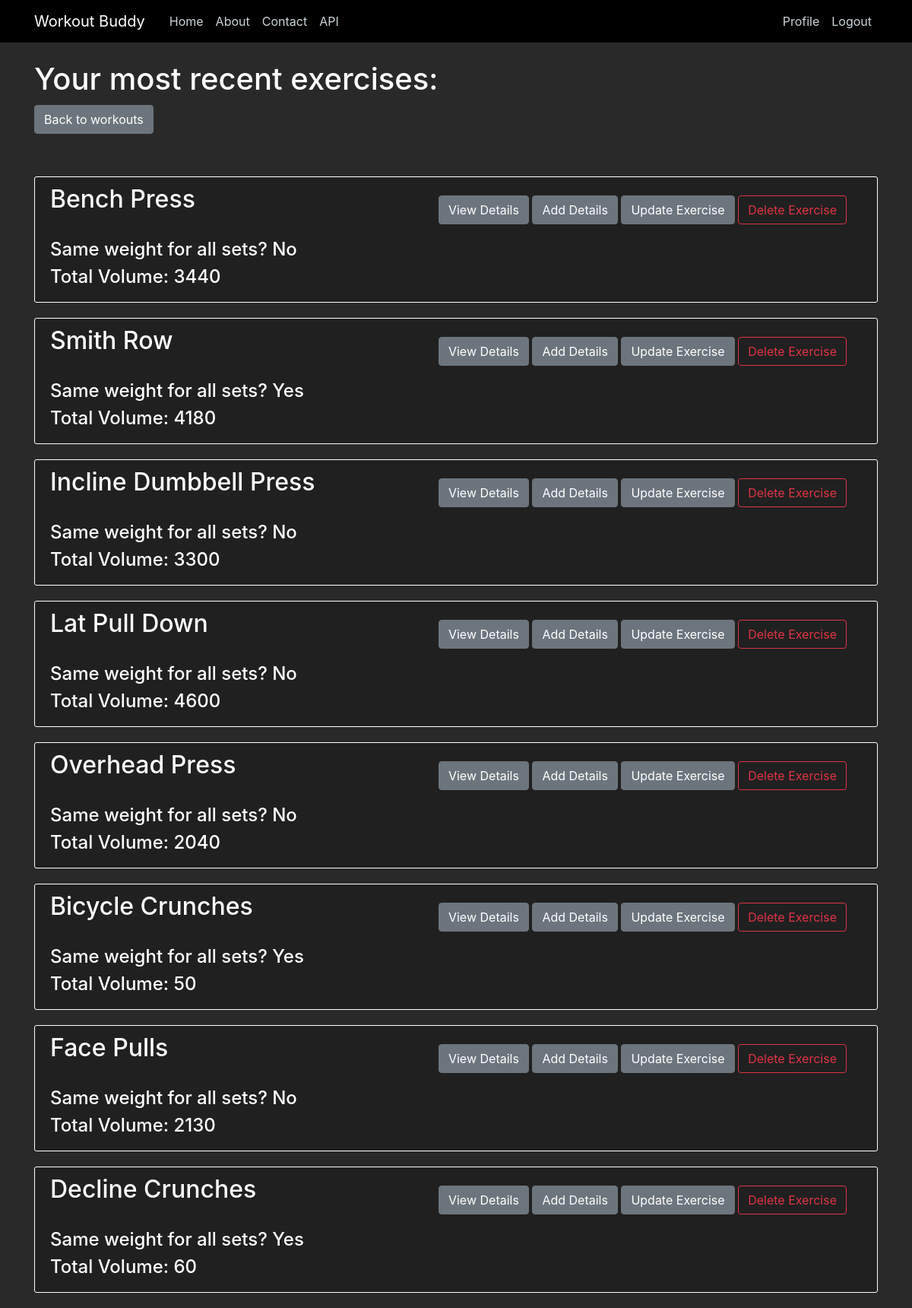
Page /workouts/30/exercises/ (signed in) on the committed database.
### exercises/models.py (models this page shows, shortened)
class Exercises(models.Model):
    workout_id = models.ForeignKey(Workouts, default=None, on_delete=models.CASCADE) #delete exercise if workout it is associated with is deleted.
    date = models.DateField()
    exercise = models.CharField(max_length=50)
    sameWeight = models.BooleanField(default=False)
    totalVolume = models.IntegerField(default=0) #is able to be null or blank. Will be auto filled in by after exercises details are inputted.

### main/views.py (the view)
# urls.py: path('workouts/<int:pk>/exercises/', main_views.WorkoutExercisesListView.as_view(), name='workout-exercises'), #use view from exercises.
class WorkoutExercisesListView(LoginRequiredMixin, UserPassesTestMixin, ListView):
    model = Exercises
    template_name = '/exercises/templates/exercises/exercises_list.html'
    context_object_name = 'exercises'
    def get_queryset(self):
        workoutpk = self.kwargs['pk']
        workout = Workouts.objects.get(pk=workoutpk)
        queryset = Exercises.objects.filter(workout_id=workoutpk) #date=workout.date
        return queryset.order_by('-date') #order by newest date to oldest.
    def test_func(self):
        workout = Workouts.objects.get(pk=self.kwargs['pk'])
        if self.request.user == workout.username:
            return True
        else:
            return False

### exercises/templates/exercises/exercises_list.html (shortened to what this page needs)
{% extends "main/base.html" %}
{% block content %}
    {% if user.is_authenticated %}
        <h1>Your most recent exercises: </h1>
        {% if exercises.0 is None %}
            <h2>Add some exercises!</h2>
            <a class="btn btn-secondary" href="{% url 'workouts' %}">Back to workouts</a>
            <a class="btn btn-secondary" href="new/">Add exercise</a>
        {% else %}
            <h2><a class="btn btn-secondary" href="{% url 'workouts' %}">Back to workouts</a></h2>
            <br /><br />
            {% for exercise in exercises %}
                <div class="content-section">
                    {% if not request.user_agent.is_mobile %}
                        <div class="button-section float-right">
                            <a class="btn btn-secondary mt-1 mb-1" href="{% url 'exercise-exercisesdetails' exercise.workout_id.id exercise.id %}">View Details</a>
                            <a class="btn btn-secondary mt-1 mb-1" href="{% url 'exercisesdetails-create' exercise.workout_id.id exercise.id %}">Add Details</a>
                            <a class="btn btn-secondary mt-1 mb-1" href="{% url 'exercises-update' exercise.workout_id.id exercise.id %}">Update Exercise</a>
                            <a class="btn btn-outline-danger" href="{% url 'exercises-delete' exercise.workout_id.id exercise.id %}">Delete Exercise</a>
                        </div>
                        <h2>{{ exercise.exercise }}</h2>
                        <br />
                        <h4>Same weight for all sets? {% if exercise.sameWeight is True %}
                                            Yes
                                        {% else %}
                                            No
                                        {% endif %}
                        </h4>
                        <h4>Total Volume: {{ exercise.totalVolume }}</h4>
                    {% endif %}
                </div>
            {% endfor %}
        {% endif %}
    {% else %}
        <h2>Login to view or edit your workouts</h2>
        <a href="{% url 'login' %}">Login</a>
        <br />
        <h2>Or register if you don't have an account to log into</h2>
        <a href="{% url 'register' %}">Register now!</a>
    {% endif %}
{% endblock content %}

### main/static/main/main.css (style rules this page uses)
body { background: #292929; color: #333333; margin-top: 5rem; }
h1, h2, h3, h4, h5, h6 { color: #ffffff; }
.button-section { background: #202020; padding: 10px 20px; border-radius: 3px; margin-bottom: 20px; }
.content-section { background: #202020; padding: 10px 20px; border: 1px solid #ffffff; border-radius: 3px; margin-bottom: 20px; }

### rows in the picture
Exercises: exercise "Bench Press", sameWeight "No", totalVolume "3440"
Exercises: exercise "Smith Row", sameWeight "Yes", totalVolume "4180"
Exercises: exercise "Incline Dumbbell Press", sameWeight "No", totalVolume "3300"
Exercises: exercise "Lat Pull Down", sameWeight "No", totalVolume "4600"
Exercises: exercise "Overhead Press", sameWeight "No", totalVolume "2040"
Exercises: exercise "Bicycle Crunches", sameWeight "Yes", totalVolume "50"
Exercises: exercise "Face Pulls", sameWeight "No", totalVolume "2130"
Exercises: exercise "Decline Crunches", sameWeight "Yes", totalVolume "60"
